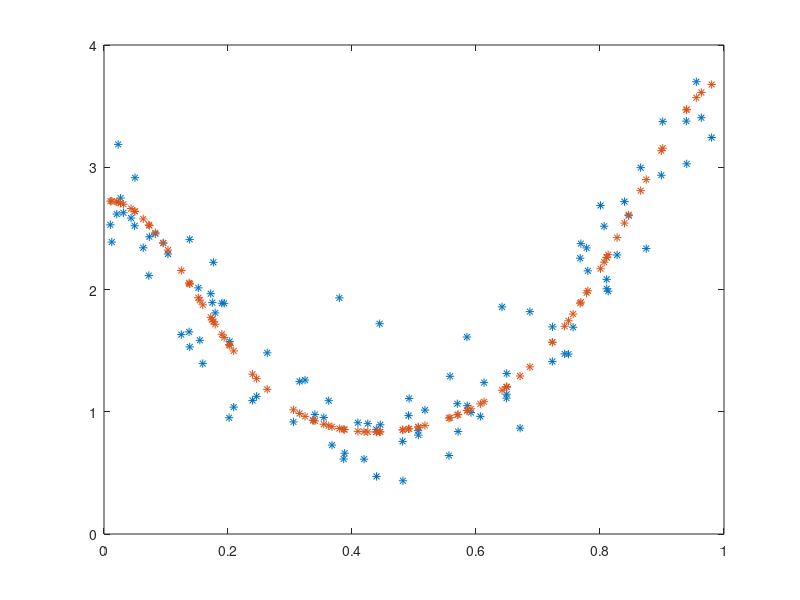

This chart was generated by the following MATLAB code:

clear;

x = rand([100 1]);

vari = 0.1;
error = 0 + sqrt(vari) .* randn(100,1); % Error with 0 mean and 0.1 variance
%error = error';

%figure,plot(1:100,randn([1 100]),'*');

funct = exp(cos(2*pi*x)) + x; % Input function

trueTarget = funct;

fWithE = funct + error;

figure,plot(x,fWithE,'*',x,trueTarget,'*');


